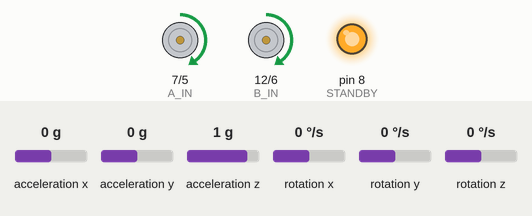
A sketch run on a simulated Arduino Uno, built with avr-gcc and run on an emulated ATmega328P. Parts: direction and speed pins drawn as motors (green arrow = direction pin HIGH = forward, orange = LOW = backward, longer = more drive, stopped while the standby pin is LOW), output pins drawn as LEDs (lit = HIGH). Wiring (inferred from the names in the program): MPU-6050 motion sensor at I2C address 0x68. The test bench sets the inputs (shaded band); at power-on: acceleration y 0 g, acceleration z 1 g, rotation x 0 °/s, acceleration x 0 g, rotation y 0 °/s, rotation z 0 °/s.

Above: at 1.2 s.
1.3 s: acceleration y set to 0.2 g
At 2.4 s:
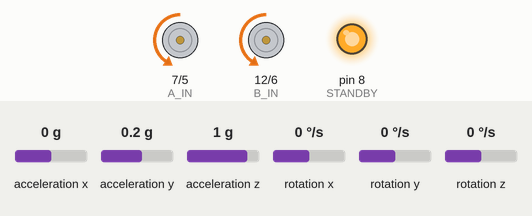
2.8 s: acceleration z set to -1.4 g
At 3.2 s:
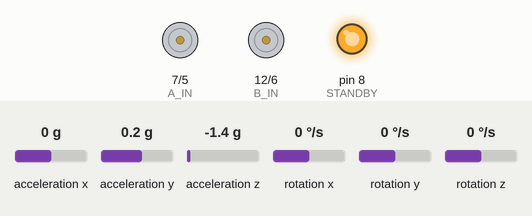
4.3 s: acceleration z set to 0.8 g
6.2 s: rotation x set to -192 °/s
At 7.4 s:
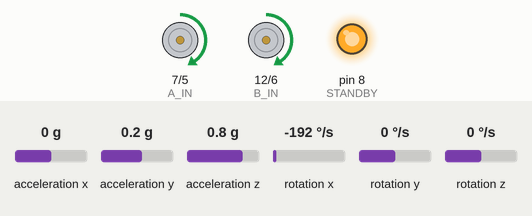
9.2 s: rotation x set to -100 °/s
At 10.1 s:
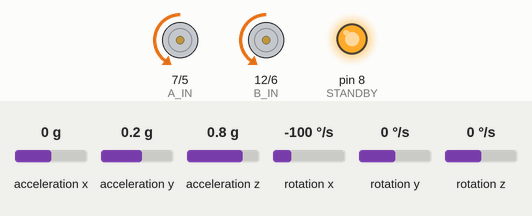
Timing chart, 0 to 11.8 s (numbered marks = the images above; inputs shaded):
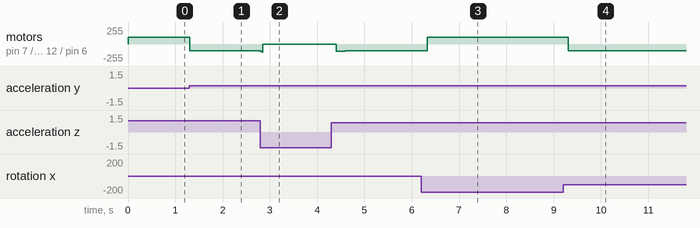

Measured:
- the behaviour switches between 0 and 0.1 g on acceleration y (found by bisection; images 0 and 1)
- after the input at 1.3 s, motor on pin 7 (A_IN) / pin 5 (PWM_A), motor on pin 12 (B_IN) / pin 6 (PWM_B): forward 100/255 → backward 101/255 at once, → backward 102/255 0.08 s later
- after the input at 2.8 s, motor on pin 7 (A_IN) / pin 5 (PWM_A), motor on pin 12 (B_IN) / pin 6 (PWM_B): backward 102/255 → stopped at once
- after the input at 6.2 s, motor on pin 7 (A_IN) / pin 5 (PWM_A), motor on pin 12 (B_IN) / pin 6 (PWM_B): backward 103/255 → forward 100/255 at once, → forward 101/255 0.22 s later
- after the input at 9.2 s, motor on pin 7 (A_IN) / pin 5 (PWM_A), motor on pin 12 (B_IN) / pin 6 (PWM_B): forward 101/255 → backward 100/255 at once

The sketch:

balanceRobot.simple.ino
```cpp
// (licence header left out)
#include<Wire.h>

#define ANGLE_LIMIT 70
#define A_IN 7
#define B_IN 12
#define PWM_A 5
#define PWM_B 6
#define STANDBY 8
#define MPU_ADDR 0x68

struct Mpu6050 {
  int16_t ax;
  int16_t ay;
  int16_t az;
  int16_t temp;
  int16_t gx;
  int16_t gy;
  int16_t gz;
 };

/*************************************************
 *  PID controller for the motor speed
 *************************************************/
float pid(float residual, float dt) {
    const float kp=25;
    const float ki=2;;
    const float kd=0.8;

    static float p_i = 0;
    static float previousResidual = 0;

    float p_p = kp*residual;
    p_i = p_i+(ki*residual);
    float p_d = kd*((residual - previousResidual)/dt);
    previousResidual = residual;

    return ((p_p + p_d) *0.010) +100.0;
}

/*************************************************
 * Complementary filter for the MPU6050
 * accelerometer and  gyroscope
 *************************************************/
float complementaryFilter(Mpu6050 data, float dt) {
  static float angle = 0.0;

  float accAngle =  atan2(data.ay , data.az) * 57.3;
  float gyroX = (data.gx - 128.1) / 131;
  angle = 0.98 *(angle + gyroX*dt) + 0.02*accAngle;

  return angle;
}

/*************************************************
 * MPU data read
 *************************************************/
void mpuReadData(struct Mpu6050 *data) {

  Wire.beginTransmission(MPU_ADDR);
  Wire.write(0x3B);
  Wire.endTransmission(false);
  Wire.requestFrom(MPU_ADDR,14,true);
  data->ax=Wire.read()<<8|Wire.read();
  data->ay=Wire.read()<<8|Wire.read();
  data->az=Wire.read()<<8|Wire.read();
  data->temp=Wire.read()<<8|Wire.read();
  data->gx=Wire.read()<<8|Wire.read();
  data->gy=Wire.read()<<8|Wire.read();
  data->gz=Wire.read()<<8|Wire.read();
}

/*************************************************
 *  Stop car
 *************************************************/
void stop() {

  digitalWrite(A_IN,HIGH);
  digitalWrite(B_IN,LOW);
  digitalWrite(STANDBY,HIGH);
  analogWrite(PWM_A,0);
  analogWrite(PWM_B,0);
}

/*************************************************
 * Forward car
 *************************************************/
void forward(uint8_t speed) {

  digitalWrite(A_IN,0);
  digitalWrite(B_IN,0);
  analogWrite(PWM_A,speed);
  analogWrite(PWM_B,speed);
}

/*************************************************
 * Reverse car
 *************************************************/
void back(uint8_t speed) {

  digitalWrite(A_IN,1);
  digitalWrite(B_IN,1);
  analogWrite(PWM_A,speed);
  analogWrite(PWM_B,speed);
}

/*************************************************
 * Setup MPU and pins
 *************************************************/
void setup() {

  // Setup MPU
  Wire.begin();
  Wire.beginTransmission(MPU_ADDR);
  Wire.write(0x6B);
  Wire.write(0);
  Wire.endTransmission(true);

  // Setup pin modes
  pinMode(A_IN,OUTPUT);
  pinMode(B_IN,OUTPUT);
  pinMode(PWM_A,OUTPUT);
  pinMode(PWM_B,OUTPUT);
  pinMode(STANDBY,OUTPUT);
  stop();
}

/*************************************************
 * Main loop
 *************************************************/
void loop() {
  static uint32_t previousTime = 0;

  Mpu6050 data;
  mpuReadData(&data);

  /* Delta time for last MPU reading */
  uint32_t t = millis();
  float dt = (t - previousTime) / 1000.0;
  previousTime = t;

  float angle = complementaryFilter(data, dt);

  if ((angle < ANGLE_LIMIT) && (angle > -ANGLE_LIMIT)) {
      float p = pid(abs(angle),dt);
      if (angle > 0) {
         forward(p);
      } else if (angle < 0) {
         back(p);
      }  else {
         stop();
      }
  } else { /* Tilt angle to big to recover. Give up and stop. */
    stop();
  }
}
```
